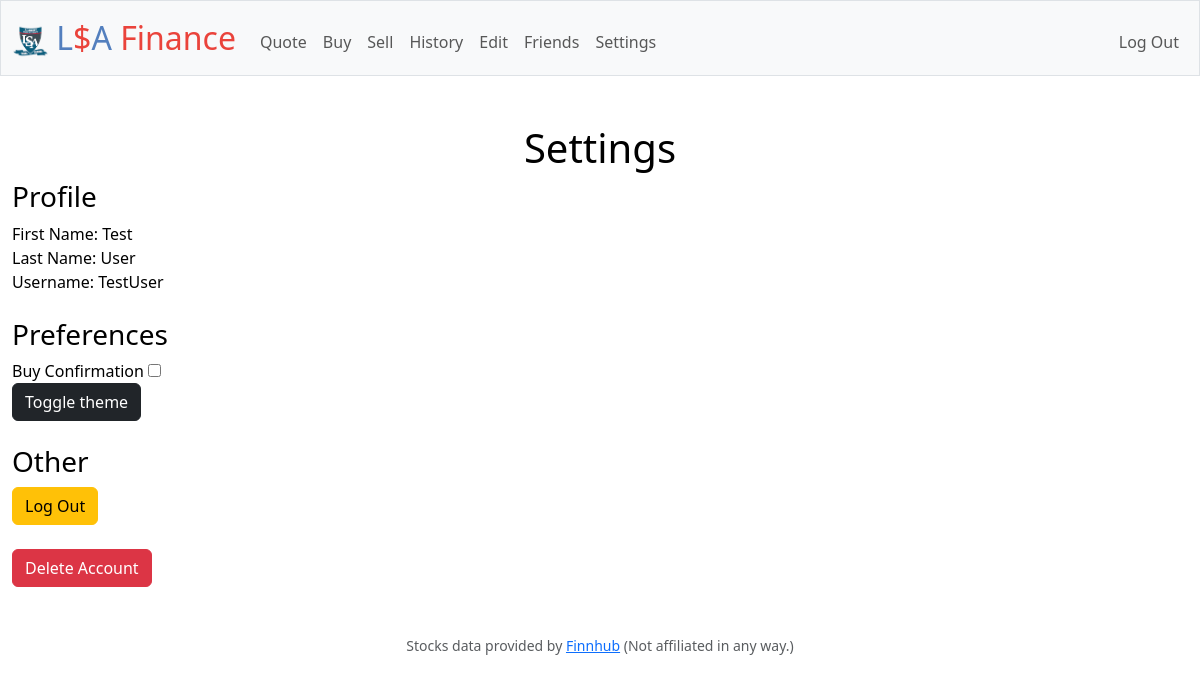
The app's page /settings (signed in) with its own data.
### tables this page shows
CREATE TABLE users (
        id INTEGER PRIMARY KEY AUTOINCREMENT,
        first_name TEXT NOT NULL,
        last_name TEXT NOT NULL,
        username TEXT NOT NULL UNIQUE,
        hashed_password TEXT NOT NULL UNIQUE
    );

### app.py (the view)
@app.route("/settings")
@login_required
@using_database
def settings(connected):
    db = connected.cursor()
    db.row_factory = sqlite3.Row
    profile = dict(db.execute("SELECT first_name, last_name, username FROM users WHERE id = ?", [session["user_id"]]).fetchone())
    db.row_factory = sqlite3.Row
    return render_template("settings.html", profile=profile)

### helpers.py (called while the page is built)
def login_required(f):
    @wraps(f)
    def decorated_function(*args, **kwargs):
        if "user_id" not in session or session["user_id"] is None:
            return redirect("/login")
        return f(*args, **kwargs)
    return decorated_function

def using_database(function):
    @wraps(function)
    def decorated_function(*args, **kwargs):
        def get_db():
            if 'db' not in g:
                g.db = sqlite3.connect('database.db')
            return g.db
        def close_db(e=None):
            db = g.pop('db', None)
            if db is not None:
                db.close()
        db = get_db()
        try:
            return function(db, *args, **kwargs)
        finally:
            close_db()
    return decorated_function

### templates/settings.html (shortened to what this page needs)
{% extends "layout.html" %}
{% block main %}
    <h1>Settings</h1>
    <h3 class="left_align">Profile</h3>
    <div class="left_align">First Name: {{ profile["first_name"] }}</div>
    <div class="left_align">Last Name: {{ profile["last_name"] }}</div>
    <div class="left_align">Username: {{ profile["username"] }}</div>
    <br>
    <h3 class="left_align">Preferences</h3>
    <div class="left_align">
        <label for="buyConfirmation">Buy Confirmation</label>
        <input type="checkbox" id="buyConfirmation">
        <br>
        <button class="btn btn-dark" id="theme-toggle" onclick="toggleTheme()">Toggle theme</button>
    </div>
    <br>
    <h3 class="left_align">Other</h3>
    <form class="left_align" action="/logout">
        <button class="btn btn-warning" type="submit">Log Out</button>
    </form>
    <br>
    <form class="left_align" action="/delete_account">
        <button class="btn btn-danger" type="submit">Delete Account</button>
    </form>
{% endblock %}

### static/styles.css (style rules this page uses)
body.light-mode { background-color: white; color: black; }

### templates/settings.html (style rules this page uses)
.left_align { text-align: left; }

### records on screen
users: first_name "Test", last_name "User", username "TestUser"
